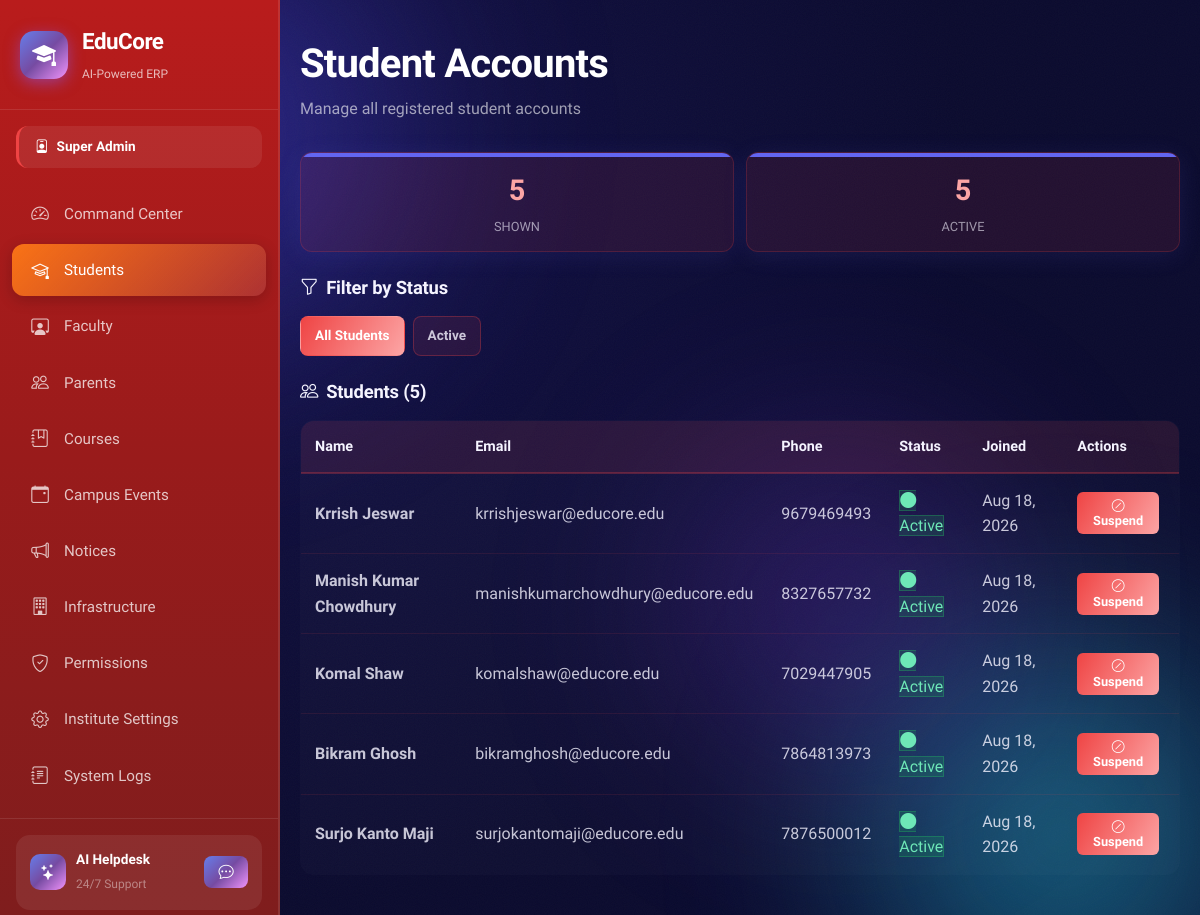
The app's page /admin/userStudent.php (signed in) with its own data.
### tables this page shows
CREATE TABLE IF NOT EXISTS users (
    id INT AUTO_INCREMENT PRIMARY KEY,
    full_name VARCHAR(120) NOT NULL,
    email VARCHAR(120) NOT NULL UNIQUE,
    password_hash VARCHAR(255) NOT NULL,
    phone VARCHAR(20),
    address TEXT,
    role ENUM('super_admin','faculty','student','parent','finance','librarian','tpo') NOT NULL DEFAULT 'student',
    parent_id INT DEFAULT NULL,
    photo VARCHAR(255) DEFAULT 'default.png',
    status ENUM('active','inactive','suspended') DEFAULT 'active',
    two_factor_secret VARCHAR(64) DEFAULT NULL,
    two_factor_enabled TINYINT(1) NOT NULL DEFAULT 0,
    reset_token_hash VARCHAR(255) DEFAULT NULL,
    reset_token_expires DATETIME DEFAULT NULL,
    created_at TIMESTAMP DEFAULT CURRENT_TIMESTAMP,
    FOREIGN KEY (parent_id) REFERENCES users(id) ON DELETE SET NULL
);

### includes/auth_check.php (called while the page is built, shortened)
<?php
function getCurrentUser(): ?array
{
    $db = getDB();
    $stmt = $db->prepare('SELECT id, full_name, email, role, photo FROM users WHERE id = ? AND status = "active"');
    $stmt->execute([$_SESSION['user_id']]);
    return $stmt->fetch() ?: null;
}
function getRoleLabel(string $role): string
{
    $labels = [
        'super_admin' => 'Super Admin',
        'faculty'     => 'Faculty',
        'student'     => 'Student',
        'parent'      => 'Parent',
        'finance'     => 'Finance Officer',
        'librarian'   => 'Librarian',
        'tpo'         => 'TPO',
    ];
    return $labels[$role] ?? ucfirst($role);
}
function getRoleColor(string $role): string
{
    $colors = [
        'super_admin' => '#ef4444',
        'faculty'     => '#8b5cf6',
        'student'     => '#06b6d4',
        'parent'      => '#10b981',
        'finance'     => '#f59e0b',
        'librarian'   => '#ec4899',
        'tpo'         => '#6366f1',
    ];
    return $colors[$role] ?? '#6366f1';
}

### admin/userStudent.php (the view, shortened to what this page needs)
<?php
require_once __DIR__ . '/../includes/auth_check.php';
$user = getCurrentUser();
$pdo = getDbConnection();
$filter_status = trim($_GET['status'] ?? '');
$sql = "SELECT * FROM users WHERE role = 'student'";
$params = [];
$sql .= " ORDER BY created_at DESC LIMIT 50";
$stmt = $pdo->prepare($sql);
$stmt->execute($params);
$users = $stmt->fetchAll(PDO::FETCH_ASSOC);
$stmt = $pdo->query("SELECT status, COUNT(*) as count FROM users WHERE role = 'student' GROUP BY status");
$roleCounts = [];
while ($row = $stmt->fetch(PDO::FETCH_ASSOC)) {
    $roleCounts[$row['status']] = $row['count'];
}
?>
<!DOCTYPE html>
<html lang="en">
<head>
    <?php $portalBase = '..'; include __DIR__ . '/../includes/portal_head.php'; ?>
</head>
<body class="portal-page" data-role="admin">
    <div class="aurora-bg">
        <div class="aurora-blob b1"></div>
        <div class="aurora-blob b2"></div>
        <div class="aurora-blob b3"></div>
    </div>
    <div class="grain"></div>
    <div class="container-shell">
        <?php include __DIR__ . '/../includes/sidebar.php'; ?>
        <main style="flex: 1; z-index: 2; padding: 40px 20px;">
            <div class="admin-container">
                <div style="margin-bottom: 30px;">
                    <h1 class="h-display" style="margin: 0 0 8px 0;">Student Accounts</h1>
                    <p style="color: rgba(255, 255, 255, 0.6); margin: 0;">Manage all registered student accounts</p>
                </div>
                <div class="stats-grid">
                    <div class="stat-card">
                        <div class="stat-value"><?php echo count($users); ?></div>
                        <div class="stat-label">Shown</div>
                    </div>
                    <?php foreach ($roleCounts as $statusName => $count): ?>
                        <div class="stat-card">
                            <div class="stat-value"><?php echo $count; ?></div>
                            <div class="stat-label"><?php echo ucfirst($statusName); ?></div>
                        </div>
                    <?php endforeach; ?>
                </div>
                <h2 class="section-title">
                    <i class="bi bi-funnel"></i> Filter by Status
                </h2>
                <div class="filter-bar">
                    <a href="?status=" class="filter-btn <?php echo !$filter_status ? 'active' : ''; ?>">
                        All Students
                    </a>
                    <?php foreach (array_keys($roleCounts) as $statusName): ?>
                        <a href="?status=<?php echo urlencode($statusName); ?>" class="filter-btn <?php echo $filter_status === $statusName ? 'active' : ''; ?>">
                            <?php echo ucfirst($statusName); ?>
                        </a>
                    <?php endforeach; ?>
                </div>
                <h2 class="section-title">
                    <i class="bi bi-people"></i> Students (<?php echo count($users); ?>)
                </h2>
                <?php if (count($users) > 0): ?>
                    <table class="users-table">
                        <thead>
                            <tr>
                                <th>Name</th>
                                <th>Email</th>
                                <th>Phone</th>
                                <th>Status</th>
                                <th>Joined</th>
                                <th>Actions</th>
                            </tr>
                        </thead>
                        <tbody>
                            <?php foreach ($users as $student):
                                $joinedDate = new DateTime($student['created_at']);
                                $isActive = $student['status'] === 'active';
                            ?>
                                <tr>
                                    <td><strong><?php echo htmlspecialchars($student['full_name']); ?></strong></td>
                                    <td><?php echo htmlspecialchars($student['email']); ?></td>
                                    <td><?php echo htmlspecialchars($student['phone'] ?? '—'); ?></td>
                                    <td>
                                        <span class="status-<?php echo $isActive ? 'active' : 'inactive'; ?>">
                                            <i class="bi bi-circle-fill"></i>
                                            <?php echo ucfirst($student['status']); ?>
                                        </span>
                                    </td>
                                    <td><?php echo $joinedDate->format('M d, Y'); ?></td>
                                    <td>
                                        <form method="POST" style="display:inline;" onsubmit="return confirm('<?php echo $isActive ? 'Suspend' : 'Reactivate'; ?> this student account?');">
                                            <button type="submit" class="action-btn <?php echo $isActive ? '' : 'edit'; ?>">
                                                <i class="bi bi-<?php echo $isActive ? 'slash-circle' : 'check-circle'; ?>"></i>
                                                <?php echo $isActive ? 'Suspend' : 'Reactivate'; ?>
                                            </button>
                                        </form>
                                    </td>
                                </tr>
                            <?php endforeach; ?>
                        </tbody>
                    </table>
                <?php endif; ?>
            </div>
        </main>
    </div>
</body>
</html>

### includes/sidebar.php (shortened to what this page needs)
<?php
$role = $user['role'] ?? 'student';
$navItems = [];
switch ($role) {
    case 'super_admin':
        $navItems = [
            ['icon' => 'bi-speedometer2', 'label' => 'Command Center', 'href' => 'dashboard.php', 'color' => '#ef4444'],
            ['icon' => 'bi-mortarboard', 'label' => 'Students', 'href' => 'userStudent.php', 'color' => '#f97316'],
            ['icon' => 'bi-person-workspace', 'label' => 'Faculty', 'href' => 'userFaculty.php', 'color' => '#eab308'],
            ['icon' => 'bi-people', 'label' => 'Parents', 'href' => 'userParents.php', 'color' => '#84cc16'],
            ['icon' => 'bi-journal-bookmark', 'label' => 'Courses', 'href' => 'academicCourses.php', 'color' => '#22c55e'],
            ['icon' => 'bi-calendar-event', 'label' => 'Campus Events', 'href' => 'events.php', 'color' => '#06b6d4'],
            ['icon' => 'bi-megaphone', 'label' => 'Notices', 'href' => 'notices.php', 'color' => '#3b82f6'],
            ['icon' => 'bi-building', 'label' => 'Infrastructure', 'href' => 'infrastructure.php', 'color' => '#6366f1'],
            ['icon' => 'bi-shield-check', 'label' => 'Permissions', 'href' => 'permissions.php', 'color' => '#8b5cf6'],
            ['icon' => 'bi-gear', 'label' => 'Institute Settings', 'href' => 'instituteSettings.php', 'color' => '#a855f7'],
            ['icon' => 'bi-journal-text', 'label' => 'System Logs', 'href' => 'logs.php', 'color' => '#ec4899'],
        ];
        break;
}
$currentPage = basename($_SERVER['PHP_SELF']);
?>
<aside class="sidebar" id="sidebar">
    <div class="sidebar-brand">
        <div class="brand-icon">
            <i class="bi bi-mortarboard-fill"></i>
        </div>
        <div class="brand-text">
            <span class="brand-name">EduCore</span>
            <span class="brand-tagline">AI-Powered ERP</span>
        </div>
    </div>
    <div class="sidebar-role-badge" style="--role-color: <?= getRoleColor($role) ?>">
        <i class="bi bi-person-badge"></i>
        <?= getRoleLabel($role) ?>
    </div>
    <nav class="sidebar-nav">
        <?php foreach ($navItems as $item): ?>
        <a href="<?= $item['href'] ?>" class="nav-item <?= $currentPage === $item['href'] ? 'active' : '' ?>"
           style="--item-color: <?= $item['color'] ?>">
            <i class="bi <?= $item['icon'] ?>"></i>
            <span><?= $item['label'] ?></span>
        </a>
        <?php endforeach; ?>
    </nav>
    <div class="sidebar-footer">
        <div class="ai-assistant-card">
            <div class="ai-icon"><i class="bi bi-stars"></i></div>
            <div>
                <strong>AI Helpdesk</strong>
                <small>24/7 Support</small>
            </div>
            <button class="btn btn-sm btn-ai" onclick="openAIHelpdesk()">
                <i class="bi bi-chat-dots"></i>
            </button>
        </div>
        <a href="<?= htmlspecialchars(($portalBase ?? $basePath ?? '..') . '/logout.php', ENT_QUOTES, 'UTF-8') ?>" class="nav-item sidebar-logout">
        </a>
    </div>
</aside>

### style.css (style rules this page uses)
:root { --bg-deep: #0B0B2E; --bg-deep-2: #131147; --indigo-600: #4F46E5; --indigo-500: #6366F1; --violet-500: #7C3AED; --cyan-400: #22D3EE; --cyan-300: #67E8F9; --amber-400: #FBBF24; --amber-300: #FCD34D; --rose-400: #FB7185; --ink-0: #FFFFFF; --ink-50: #F5F4FF; --ink-200: #D9D7F5; --ink-400: #A5A1D9; --ink-muted: rgba(245, 244, 255, 0.62); --surface-glass: rgba(255, 255, 255, 0.06); --surface-glass-hi: rgba(255, 255, 255, 0.10); --surface-glass-brd: rgba(255, 255, 255, 0.14); --surface-field: rgba(11, 11, 46, 0.35); --shadow-glow-indigo: 0 8px 40px rgba(79, 70, 229, 0.35); --shadow-glow-cyan: 0 8px 32px rgba(34, 211, 238, 0.25); --shadow-card: 0 24px 64px rgba(6, 5, 30, 0.55); --radius-sm: 10px; --radius-md: 16px; --radius-lg: 24px; --radius-xl: 32px; --font-display: 'Plus Jakarta Sans', system-ui, sans-serif; --font-body: 'Plus Jakarta Sans', system-ui, sans-serif; --font-mono: 'JetBrains Mono', ui-monospace, monospace; }
* { box-sizing: border-box; }
html, body { margin: 0; padding: 0; min-height: 100%; font-family: var(--font-body); color: var(--ink-50); background: var(--bg-deep); }
body { position: relative; overflow-x: hidden; }
a { color: inherit; text-decoration: none; }
button { font-family: inherit; }
.aurora-bg { position: fixed; inset: 0; z-index: 0; overflow: hidden; background: radial-gradient(circle at 20% 20%, var(--bg-deep-2), var(--bg-deep) 60%); }
.aurora-blob { position: absolute; border-radius: 50%; filter: blur(90px); opacity: 0.55; will-change: transform; }
.aurora-blob.b1 { width: 620px; height: 620px; top: -180px; left: -120px; background: radial-gradient(circle, var(--indigo-600), transparent 70%); animation: drift1 26s ease-in-out infinite; }
.aurora-blob.b2 { width: 560px; height: 560px; bottom: -200px; right: -140px; background: radial-gradient(circle, var(--cyan-400), transparent 70%); animation: drift2 32s ease-in-out infinite; }
.aurora-blob.b3 { width: 480px; height: 480px; top: 40%; left: 50%; background: radial-gradient(circle, var(--violet-500), transparent 70%); animation: drift3 38s ease-in-out infinite; opacity: 0.35; }
.grain { position: fixed; inset: 0; z-index: 1; pointer-events: none; opacity: 0.035; }
.h-display { font-family: var(--font-display); font-weight: 800; letter-spacing: -0.02em; color: var(--ink-0); margin: 0; }
.btn { display: inline-flex; align-items: center; justify-content: center; gap: 8px; font-family: var(--font-display); font-weight: 700; font-size: 0.95rem; border-radius: var(--radius-sm); border: none; cursor: pointer; padding: 14px 22px; transition: transform 0.18s ease, box-shadow 0.18s ease, filter 0.18s ease; }
.container-shell { position: relative; z-index: 2; min-height: 100vh; display: flex; flex-direction: column; }

### assets/css/themes.css (style rules this page uses)
:root { --theme-primary: #6366F1; --theme-primary-dark: #4F46E5; --theme-light: #E0E7FF; --theme-accent: #22D3EE; }
body[data-role="admin"] { --theme-primary: #EF4444; --theme-primary-dark: #DC2626; --theme-light: #FEE2E2; --theme-accent: #FCA5A5; }
.sidebar { background: linear-gradient(180deg, rgba(15, 23, 42, 0.95), rgba(15, 23, 42, 0.92)); border-right: 2px solid rgba(255, 255, 255, 0.1); transition: all 0.3s ease; }
.stat-card { background: linear-gradient(135deg, rgba(var(--theme-primary), 0.1), rgba(var(--theme-primary), 0.05)); border: 1px solid rgba(var(--theme-primary), 0.3); border-radius: 16px; padding: 20px; transition: all 0.3s cubic-bezier(0.4, 0, 0.2, 1); }
body { font-size: 16px; line-height: 1.6; }
h1, .h1 { font-size: 2.5rem; line-height: 1.2; font-weight: 800; letter-spacing: -0.02em; margin: 0 0 20px 0; }
h2, .h2 { font-size: 1.875rem; line-height: 1.3; font-weight: 700; letter-spacing: -0.01em; margin: 0 0 16px 0; }
body.portal-page p { margin: 0 0 12px 0; color: rgba(245, 244, 255, 0.82); }
small, .text-sm { font-size: 0.875rem; color: rgba(255, 255, 255, 0.7); }
.status-active { background: rgba(34, 197, 94, 0.15); color: #86EFAC; border: 1px solid rgba(34, 197, 94, 0.3); }
* { transition-property: background-color, border-color, color, fill, stroke, opacity, box-shadow, transform, filter; transition-timing-function: cubic-bezier(0.4, 0, 0.2, 1); transition-duration: 200ms; }
button, a, input, select, textarea { transition-duration: 150ms; }

### records on screen
users: role "Super Admin"
users: full_name "Krrish Jeswar", email "krrishjeswar@educore.edu", phone "9679469493", status "Active", created_at "Aug 18, 2026", shows "Suspend"
users: full_name "Manish Kumar Chowdhury", email "manishkumarchowdhury@educore.edu", phone "8327657732", status "Active", created_at "Aug 18, 2026", shows "Suspend"
users: full_name "Komal Shaw", email "komalshaw@educore.edu", phone "7029447905", status "Active", created_at "Aug 18, 2026", shows "Suspend"
users: full_name "Bikram Ghosh", email "bikramghosh@educore.edu", phone "7864813973", status "Active", created_at "Aug 18, 2026", shows "Suspend"
users: full_name "Surjo Kanto Maji", email "surjokantomaji@educore.edu", phone "7876500012", status "Active", created_at "Aug 18, 2026", shows "Suspend"

### other values on screen
$item['label'] "Command Center"
$item['label'] "Students"
$item['label'] "Faculty"
$item['label'] "Parents"
$item['label'] "Courses"
$item['label'] "Campus Events"
$item['label'] "Notices"
$item['label'] "Infrastructure"
$item['label'] "Permissions"
$item['label'] "Institute Settings"
$item['label'] "System Logs"
count($users) "5"
$count "5"
$statusName "ACTIVE"
$statusName "Active"
